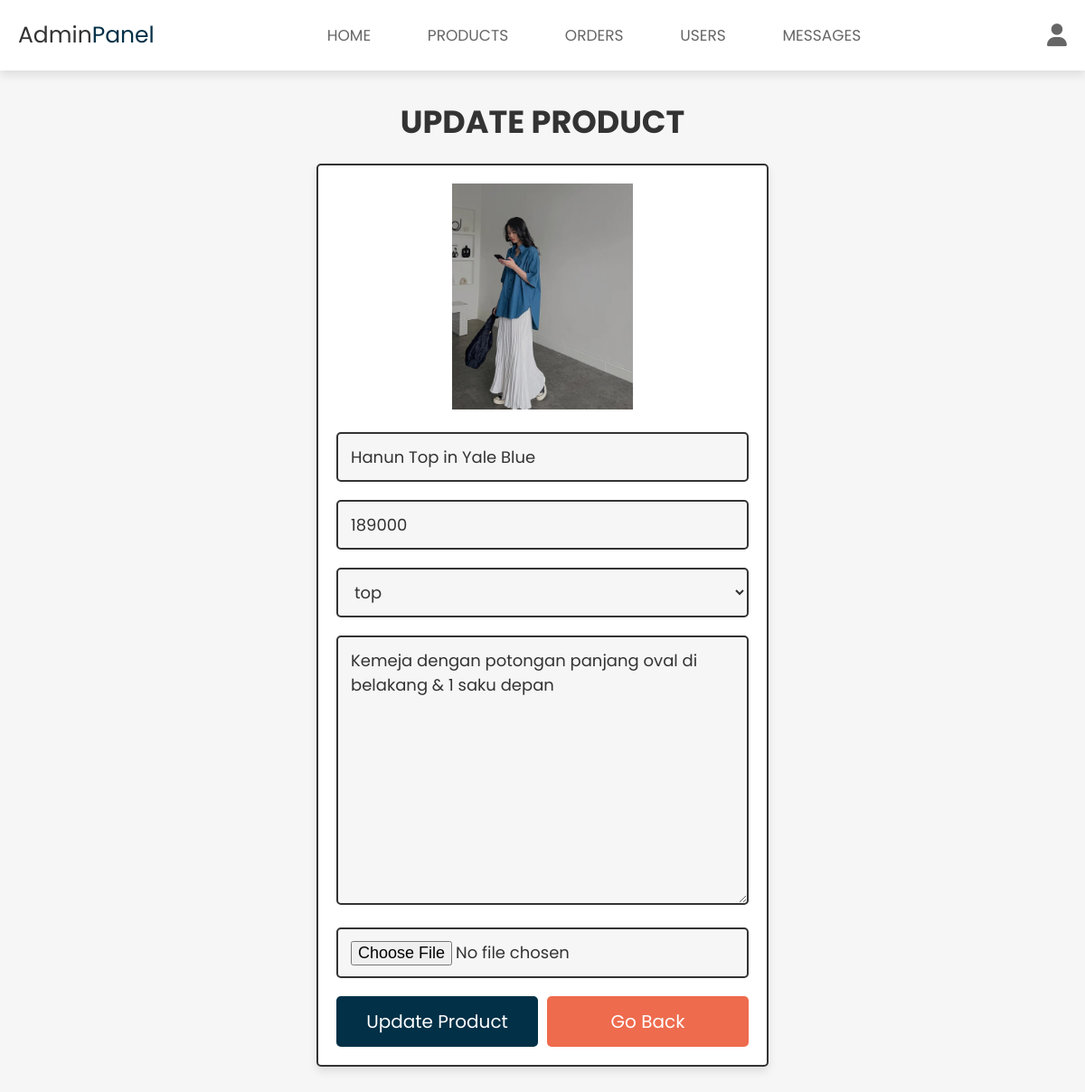
The page /admin_update_product.php?update=1 (signed in) on the database its author committed.
### tables this page shows
CREATE TABLE `products` (
  `id` int(100) NOT NULL,
  `name` varchar(100) NOT NULL,
  `category` varchar(20) NOT NULL,
  `details` varchar(500) NOT NULL,
  `price` int(100) NOT NULL,
  `image` varchar(100) NOT NULL
);

### admin_update_product.php (the view, shortened to what this page needs)
<?php
@include 'config.php';
?>
<!DOCTYPE html>
<html lang="en">
<head>
   <link rel="stylesheet" href="https://cdnjs.cloudflare.com/ajax/libs/font-awesome/6.1.1/css/all.min.css">
   <link rel="stylesheet" href="css/admin_style.css">
</head>
<body>
<?php include 'admin_header.php'; ?>
<section class="update-product">
   <h1 class="title">update product</h1>
   <?php
      $update_id = $_GET['update'];
      $select_products = $conn->prepare("SELECT * FROM `products` WHERE id = ?");
      $select_products->execute([$update_id]);
      if($select_products->rowCount() > 0){
         while($fetch_products = $select_products->fetch(PDO::FETCH_ASSOC)){
   ?>
   <form action="" method="post" enctype="multipart/form-data">
      <img src="uploaded_img/<?= $fetch_products['image']; ?>" alt="">
      <input type="text" name="name" placeholder="enter product name" required class="box" value="<?= $fetch_products['name']; ?>">
      <input type="number" name="price" min="0" placeholder="enter product price" required class="box" value="<?= $fetch_products['price']; ?>">
      <select name="category" class="box" required>
         <option selected><?= $fetch_products['category']; ?></option>
      </select>
      <textarea name="details" required placeholder="enter product details" class="box" cols="30" rows="10"><?= $fetch_products['details']; ?></textarea>
      <input type="file" name="image" class="box" accept="image/jpg, image/jpeg, image/png">
      <div class="flex-btn">
         <input type="submit" class="btn" value="update product" name="update_product">
         <a href="admin_products.php" class="option-btn">go back</a>
      </div>
   </form>
   <?php
         }
      }else{
         echo '<p class="empty">no products found!</p>';
      }
   ?>
</section>
</body>
</html>

### css/admin_style.css (style rules this page uses)
.update-product form { max-width: 50rem; padding:2rem; margin:0 auto; text-align: center; border:var(--border); box-shadow: var(--box-shadow); background-color: var(--white); border-radius: .5rem; }
.update-product form img { height: 25rem; object-fit: cover; margin-bottom: 1rem; }
.update-product form .box { width: 100%; border:var(--border); background-color: var(--white); border-radius: .5rem; background-color: var(--light-bg); padding:1.2rem 1.4rem; font-size: 1.8rem; color:var(--black); margin:1rem 0; }

### css/components.css (style rules this page uses)
:root { --biru:#023047; --merah:#ee6b4d; --blue:#6fd2eb; --black:#333; --light-color:#666; --white:#fff; --light-bg:#f6f6f6; --border:.2rem solid var(--black); --border1:.2rem solid var(--biru); --box-shadow:0 .5rem 1rem rgba(0,0,0,.1); }
* { font-family: 'Poppins', sans-serif; margin:0; padding:0; box-sizing: border-box; outline: none; border:none; text-decoration: none; color:var(--black); }
body { background-color: var(--light-bg); }
html { font-size: 62.5%; overflow-x: hidden; scroll-behavior: smooth; scroll-padding-top: 6.5rem; }
section { padding:3rem 2rem; max-width: 1200px; margin:0 auto; }
.btn, .btn1, .delete-btn, .delete-btn1, .delete-btn2, .option-btn, .option-btn1, .option-btn2 { display: block; width: 100%; margin-top: 1rem; border-radius: .5rem; color:var(--white); font-size: 2rem; padding:1.3rem 3rem; text-transform: capitalize; cursor: pointer; text-align: center; }
.btn { background-color: var(--biru); }
.option-btn { background-color: var(--merah); }
.flex-btn { display: flex; flex-wrap: wrap; gap:1rem; }
.flex-btn > * { flex:1; }
.title { text-align: center; margin-bottom: 2rem; text-transform: uppercase; color:var(--black); font-size: 3.5rem; }

### rows shown on the page
products: image (picture), name "Hanun Top in Yale Blue", price "189000", category "top", details "Kemeja dengan potongan panjang oval di belakang & 1 saku depan"
